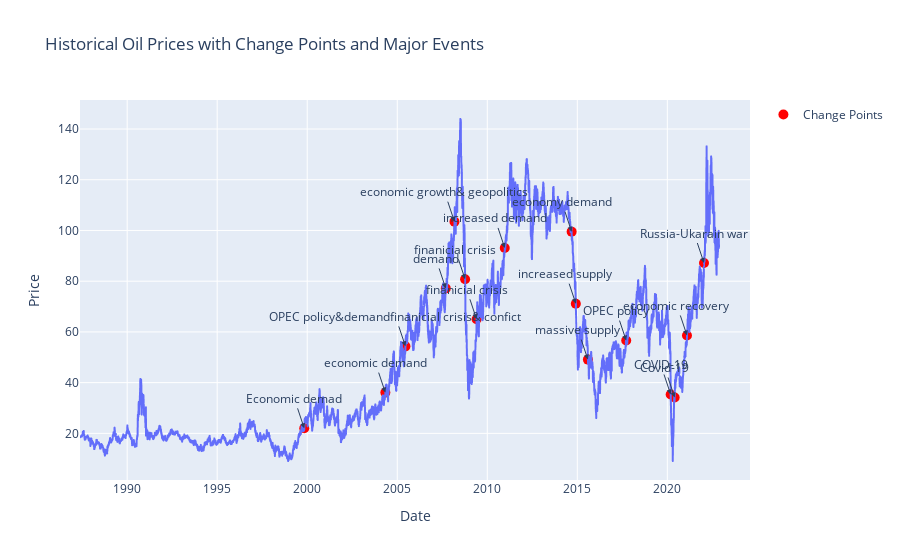

Here is the notebook cell this chart was saved with:
### Code cell
# Import the function from the plotting module
import sys
sys.path.append('./scripts')
from scripts.oil_price_visualization import scatter_plot_with_color_coding
# Define the paths to your data files
historical_file = '../Data/BrentOilPrices.csv'
change_points_file = 'change_points.csv'

# Call the function to create the plot
scatter_plot_with_color_coding(historical_file, change_points_file)

### Figure 1 — Plotly figure (JSON) as saved in the notebook; plotly's stock layout.template omitted (floating-point values rounded to 4 significant figures; data arrays with more than 128 entries replaced by an {"elided": "..."} marker saying what was removed)
{"data": [{"hovertemplate": "Date=%{x}<br>Price=%{y}<extra></extra>", "legendgroup": "", "line": {"color": "#636efa", "dash": "solid"}, "marker": {"symbol": "circle"}, "mode": "lines", "name": "", "showlegend": false, "type": "scattergl", "x": {"elided": "9011 str values"}, "xaxis": "x", "y": {"elided": "9011 float values"}, "yaxis": "y"}, {"marker": {"color": "red", "size": 10}, "mode": "markers", "name": "Change Points", "type": "scatter", "x": ["1999-11-02T00:00:00.000000000", "2004-05-04T00:00:00.000000000", "2005-06-16T00:00:00.000000000", "2007-09-12T00:00:00.000000000", "2008-03-06T00:00:00.000000000", "2008-10-08T00:00:00.000000000", "2009-05-29T00:00:00.000000000", "2010-12-21T00:00:00.000000000", "2014-09-08T00:00:00.000000000", "2014-12-02T00:00:00.000000000", "2015-08-04T00:00:00.000000000", "2017-09-19T00:00:00.000000000", "2020-03-09T00:00:00.000000000", "2020-05-29T00:00:00.000000000", "2021-02-03T00:00:00.000000000", "2022-01-14T00:00:00.000000000"], "y": [21.98, 36.07, 54.3, 77.15, 103.5, 80.77, 64.98, 93.11, 99.53, 71.13, 49.08, 56.58, 35.33, 34.15, 58.61, 87.17]}], "layout": {"annotations": [{"arrowhead": 2, "showarrow": true, "text": "Economic demad", "x": "1999-11-02T00:00:00", "y": 21.98}, {"arrowhead": 2, "showarrow": true, "text": "economic demand", "x": "2004-05-04T00:00:00", "y": 36.07}, {"arrowhead": 2, "showarrow": true, "text": "OPEC policy&demandfinanicial crisis& confict", "x": "2005-06-16T00:00:00", "y": 54.3}, {"arrowhead": 2, "showarrow": true, "text": "demand", "x": "2007-09-12T00:00:00", "y": 77.15}, {"arrowhead": 2, "showarrow": true, "text": "economic growth& geopolitics", "x": "2008-03-06T00:00:00", "y": 103.5}, {"arrowhead": 2, "showarrow": true, "text": "finanicial crisis", "x": "2008-10-08T00:00:00", "y": 80.77}, {"arrowhead": 2, "showarrow": true, "text": "finanicial crisis", "x": "2009-05-29T00:00:00", "y": 64.98}, {"arrowhead": 2, "showarrow": true, "text": "increased demand", "x": "2010-12-21T00:00:00", "y": 93.11}, {"arrowhead": 2, "showarrow": true, "text": "economy demand", "x": "2014-09-08T00:00:00", "y": 99.53}, {"arrowhead": 2, "showarrow": true, "text": "increased supply", "x": "2014-12-02T00:00:00", "y": 71.13}, {"arrowhead": 2, "showarrow": true, "text": "massive supply", "x": "2015-08-04T00:00:00", "y": 49.08}, {"arrowhead": 2, "showarrow": true, "text": "OPEC policy", "x": "2017-09-19T00:00:00", "y": 56.58}, {"arrowhead": 2, "showarrow": true, "text": "COVID-19", "x": "2020-03-09T00:00:00", "y": 35.33}, {"arrowhead": 2, "showarrow": true, "text": "Covid-19", "x": "2020-05-29T00:00:00", "y": 34.15}, {"arrowhead": 2, "showarrow": true, "text": "economic recovery", "x": "2021-02-03T00:00:00", "y": 58.61}, {"arrowhead": 2, "showarrow": true, "text": "Russia-Ukarain war", "x": "2022-01-14T00:00:00", "y": 87.17}], "legend": {"tracegroupgap": 0}, "title": {"text": "Historical Oil Prices with Change Points and Major Events"}, "xaxis": {"anchor": "y", "domain": [0, 1], "title": {"text": "Date"}}, "yaxis": {"anchor": "x", "domain": [0, 1], "title": {"text": "Price"}}}}
